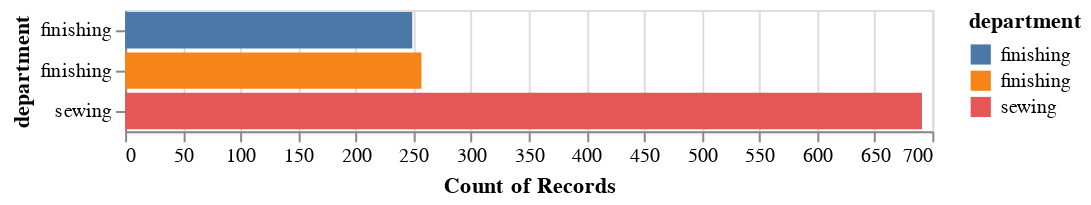

The notebook cell saved with this chart:
### Code cell
bars = alt.Chart(source).mark_bar().encode(
    y='department:N',
    color='department:N',
    x='count(no_of_workers):Q'
)

bars

### Figure 1 — Vega-Lite specification as saved in the notebook (floating-point values rounded to 4 significant figures; data arrays with more than 128 entries replaced by an {"elided": "..."} marker saying what was removed)
{"config": {"view": {"continuousWidth": 400, "continuousHeight": 300}}, "data": {"name": "data-2f9d50d1d1ef5f96c456dbf055ed9935"}, "mark": "bar", "encoding": {"color": {"type": "nominal", "field": "department"}, "x": {"type": "quantitative", "aggregate": "count", "field": "no_of_workers"}, "y": {"type": "nominal", "field": "department"}}, "$schema": "https://vega.github.io/schema/vega-lite/v4.8.1.json", "datasets": {"data-2f9d50d1d1ef5f96c456dbf055ed9935": {"elided": "1197 records"}}}
